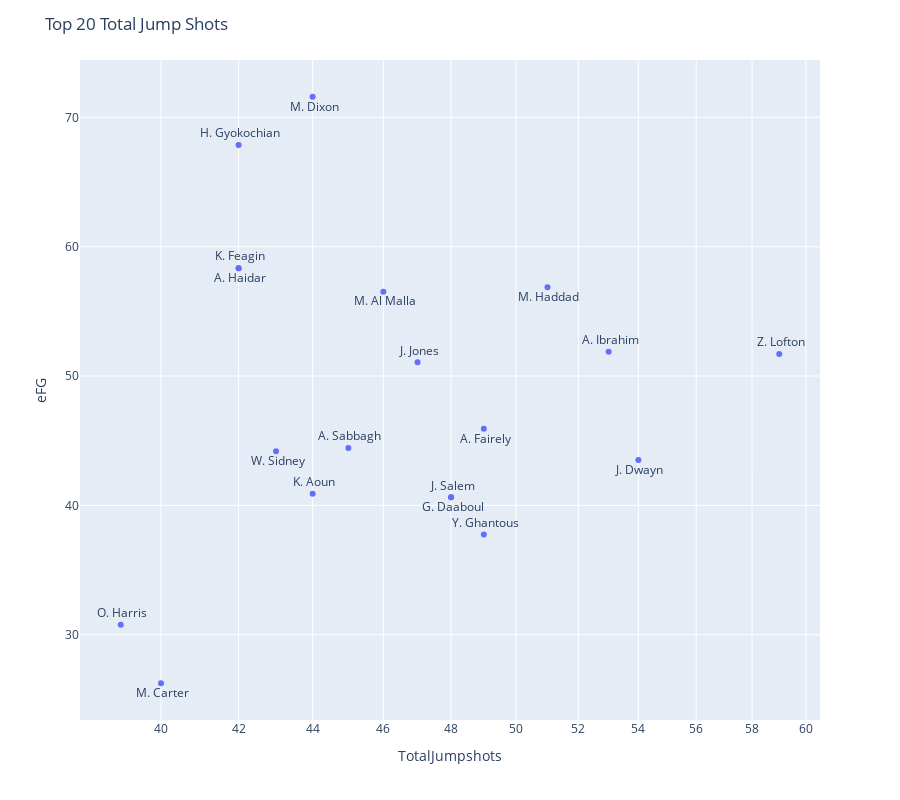

Notebook code for this chart:
### Code cell
fig = px.scatter(two_concated.head(19), x='TotalJumpshots', y='eFG', text="player", log_x=True, size_max=60)

fig.update_traces(textposition='top center')

fig.update_layout(
    height=800,
    title_text='Top 20 Total Jump Shots')
fig.update_traces(textposition=improve_text_position(two_concated.head(19)['TotalJumpshots']))
fig.show()

### Figure 1 — Plotly figure (JSON) as saved in the notebook; plotly's stock layout.template omitted (floating-point values rounded to 4 significant figures)
{"data": [{"hovertemplate": "TotalJumpshots=%{x}<br>eFG=%{y}<br>player=%{text}<extra></extra>", "legendgroup": "", "marker": {"color": "#636efa", "symbol": "circle"}, "mode": "markers+text", "name": "", "orientation": "v", "showlegend": false, "text": [" Z. Lofton", " J. Dwayn", " A. Ibrahim", " M. Haddad", " Y. Ghantous", " A. Fairely", " J. Salem", " G. Daaboul", " J. Jones", " M. Al Malla", " A. Sabbagh", " M. Dixon", " K. Aoun", " W. Sidney", " H. Gyokochian", " A. Haidar", " K. Feagin", " M. Carter", " O. Harris"], "textposition": ["top center", "bottom center", "top center", "bottom center", "top center", "bottom center", "top center", "bottom center", "top center", "bottom center", "top center", "bottom center", "top center", "bottom center", "top center", "bottom center", "top center", "bottom center", "top center"], "type": "scatter", "x": [59, 54, 53, 51, 49, 49, 48, 48, 47, 46, 45, 44, 44, 43, 42, 42, 42, 40, 39], "xaxis": "x", "y": [51.69, 43.52, 51.89, 56.86, 37.76, 45.92, 40.62, 40.62, 51.06, 56.52, 44.44, 71.59, 40.91, 44.19, 67.86, 58.33, 58.33, 26.25, 30.77], "yaxis": "y"}], "layout": {"height": 800, "legend": {"tracegroupgap": 0}, "margin": {"t": 60}, "title": {"text": "Top 20 Total Jump Shots"}, "xaxis": {"anchor": "y", "domain": [0, 1], "title": {"text": "TotalJumpshots"}, "type": "log"}, "yaxis": {"anchor": "x", "domain": [0, 1], "title": {"text": "eFG"}}}}
